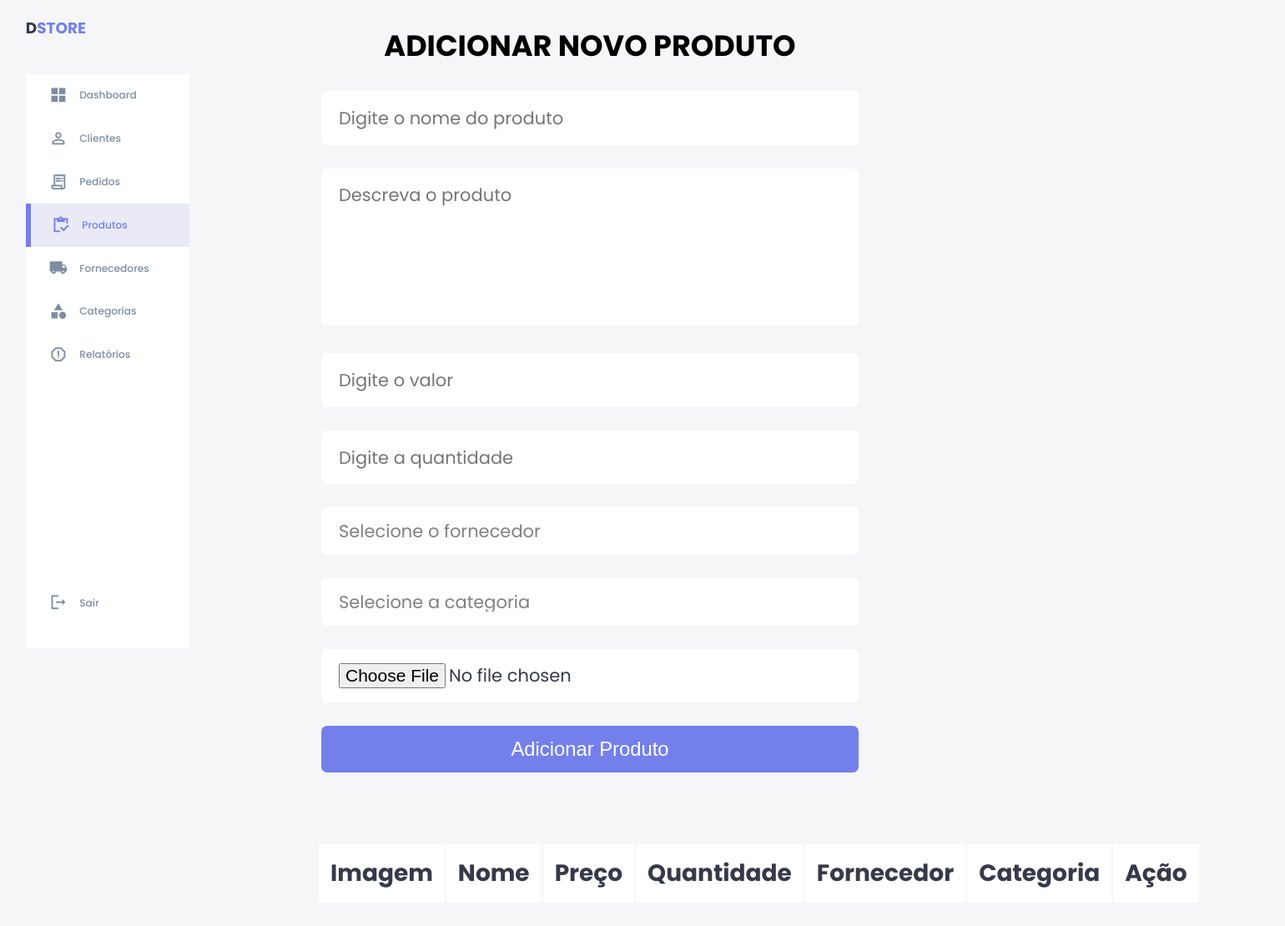
The page /addProduto.php on the database as committed earlier.
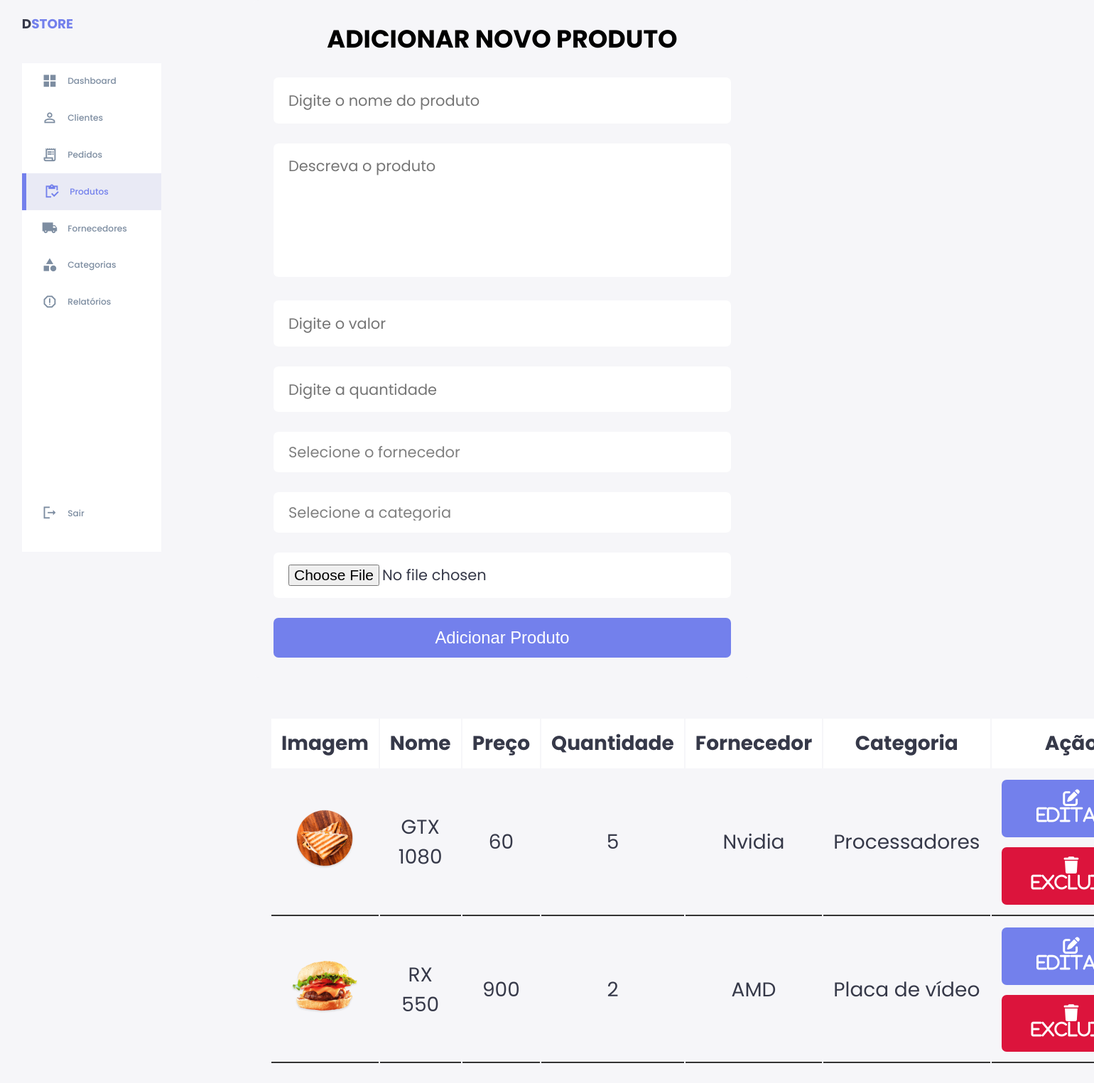
The same page on the database as committed later.
### tables this page shows
CREATE TABLE `produto` (
  `idProduto` int(255) NOT NULL,
  `nomeProduto` varchar(255) NOT NULL,
  `descricaoProduto` varchar(510) NOT NULL,
  `precoProduto` varchar(255) NOT NULL,
  `idFornecedor` int(255) NOT NULL,
  `idCategoria` int(255) NOT NULL,
  `qtdeProduto` int(255) NOT NULL,
  `imagemProduto` varchar(255) NOT NULL
);

CREATE TABLE `fornecedor` (
  `idFornecedor` int(255) NOT NULL,
  `descricaoFornecedor` varchar(300) NOT NULL
);

CREATE TABLE `categoria` (
  `idCategoria` int(255) NOT NULL,
  `descricaoCategoria` varchar(255) NOT NULL
);

### addProduto.php (the view, shortened to what this page needs)
<?php
@include 'config.php';
?>
<!DOCTYPE html>
<html lang="pt-br">
<head>
  <link rel="stylesheet" href="styles/crudProduto.css" />
  <link rel="stylesheet" href="https://cdnjs.cloudflare.com/ajax/libs/font-awesome/6.2.0/css/all.min.css" />
</head>
<body>
  <div class="container">
    <aside>
      <div class="top">
        <div class="logo">
          <h2>D<span class="logo-color">STORE</span></h2>
        </div>
      </div>
      <div class="sidebar">
        <a href="dashboard.php">
          <span class="material-icons-sharp">grid_view</span>
          <h3>Dashboard</h3>
        </a>
        <a href="addCliente.php">
          <span class="material-icons-sharp">person_outline</span>
          <h3>Clientes</h3>
        </a>
        <a href="addPedido.php">
          <span class="material-icons-sharp">receipt_long</span>
          <h3>Pedidos</h3>
        </a>
        <a href="addProduto.php" class="active">
          <span class="material-icons-sharp">inventory</span>
          <h3>Produtos</h3>
        </a>
        <a href="addFornecedor.php">
          <span class="material-icons-sharp">local_shipping</span>
          <h3>Fornecedores</h3>
        </a>
        <a href="addCategoria.php">
          <span class="material-icons-sharp">
          </span>
          <h3>Categorias</h3>
        </a>
        <a href="gerarRelatorio.php">
          <span class="material-icons-sharp">report_gmailerrorred</span>
          <h3>Relatórios</h3>
        </a>
        <a href="index.php">
          <span class="material-icons-sharp"><?php logout() ?>logout</span>
          <h3>Sair</h3>
        </a>
      </div>
    </aside>
    <div class="admin-product-form-container">
      <form action="<?php $_SERVER['PHP_SELF'] ?>" method="post" enctype="multipart/form-data">
        <h2>Adicionar novo produto</h2>
        <input type="text" placeholder="Digite o nome do produto" name="product_name" class="box" />
        <textarea name="product_description" placeholder="Descreva o produto" cols="20" rows="5" class="box"></textarea>
        <input type="number" placeholder="Digite o valor" name="product_price" class="box" />
        <input type="number" placeholder="Digite a quantidade" name="product_qtde" class="box" />
        <select name="product_supplier" class="box">
          <option selected>Selecione o fornecedor</option>
        </select>
        <select name="product_category" class="box">
          <option selected>Selecione a categoria</option>
        </select>
        <input type="file" accept="image/png, image/jpeg, image/jpg" name="product_image" class="box" />
        <input type="submit" class="btn" name="add_product" value="Adicionar Produto" />
      </form>
      <div class="product-container">
        <div class="product-display">
          <table class="product-display-table">
            <thead>
              <tr>
                <th>Imagem</th>
                <th>Nome</th>
                <th>Preço</th>
                <th>Quantidade</th>
                <th>Fornecedor</th>
                <th>Categoria</th>
                <th>Ação</th>
              </tr>
            </thead>
            <?php
            $select = mysqli_query($conn, "SELECT *, descricaoFornecedor, descricaoCategoria FROM produto p INNER JOIN fornecedor f ON p.idFornecedor = f.idFornecedor INNER JOIN categoria c ON p.idCategoria = c.idCategoria");
            ?>
            <?php while ($row = mysqli_fetch_assoc($select)) { ?>
              <tr>
                <td><img src="assets/images/<?php echo $row['imagemProduto']; ?>" height="100" alt=""></td>
                <td><?php echo $row['nomeProduto']; ?></td>
                <td><?php echo $row['precoProduto']; ?></td>
                <td><?php echo $row['qtdeProduto']; ?></td>
                <td><?php echo $row['descricaoFornecedor']; ?></td>
                <td><?php echo $row['descricaoCategoria']; ?></td>
                <td>
                  <a href="editarProduto.php?edit=<?php echo $row['idProduto']; ?>" class="btn"> <i class="fas fa-edit"> Editar </i> </a>
                  <a href="addProduto.php?delete=<?php echo $row['idProduto']; ?>" class="btn"> <i class="fas fa-trash"> Excluir </i> </a>
                </td>
              </tr>
            <?php }; ?>
          </table>
        </div>
      </div>
    </div>
  </div>
</body>
</html>

Rows that differ between the two databases and show on the page:
added produto: imagemProduto (picture), nomeProduto "GTX 1080", precoProduto "60", qtdeProduto "5", idFornecedor.descricaoFornecedor "Nvidia", idCategoria.descricaoCategoria "Processadores"
added produto: imagemProduto (picture), nomeProduto "RX 550", precoProduto "900", qtdeProduto "2", idFornecedor.descricaoFornecedor "AMD", idCategoria.descricaoCategoria "Placa de vídeo"
